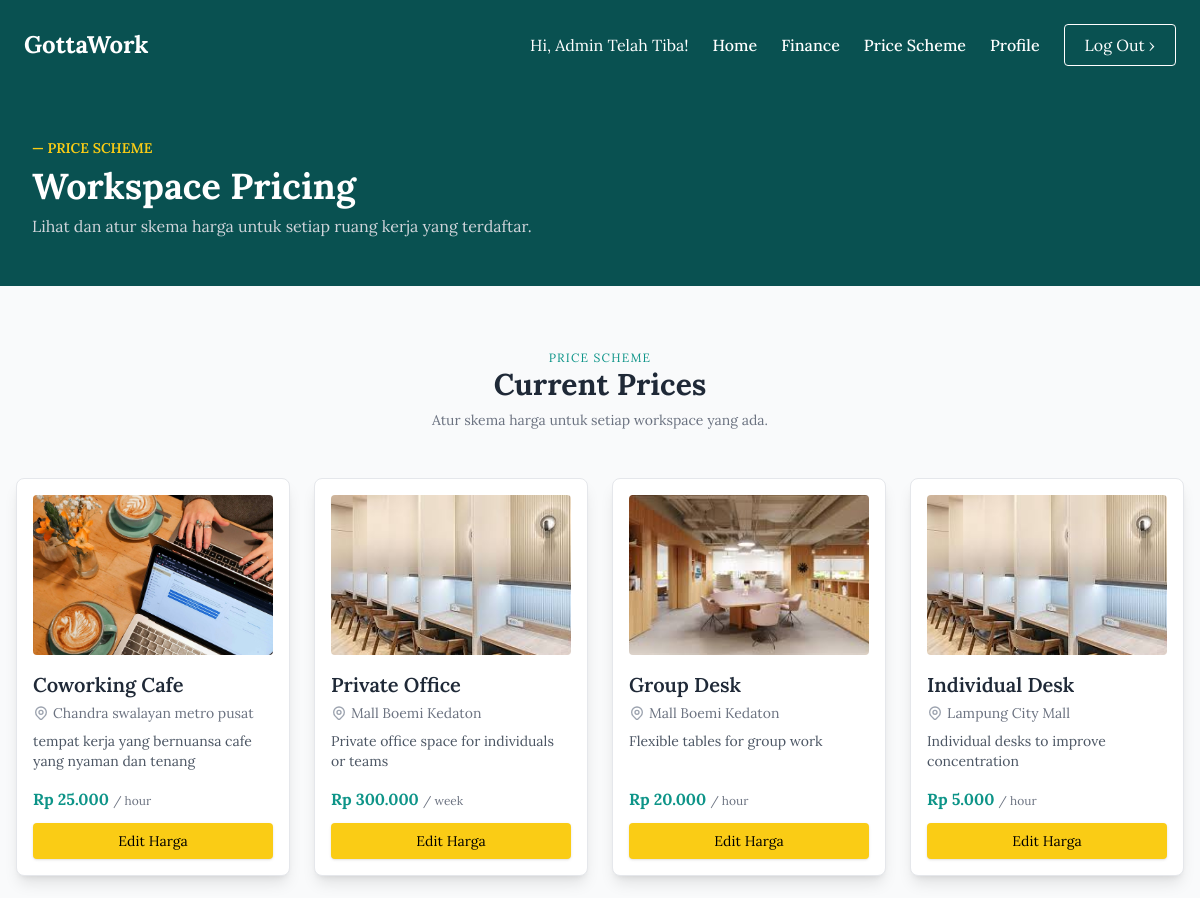
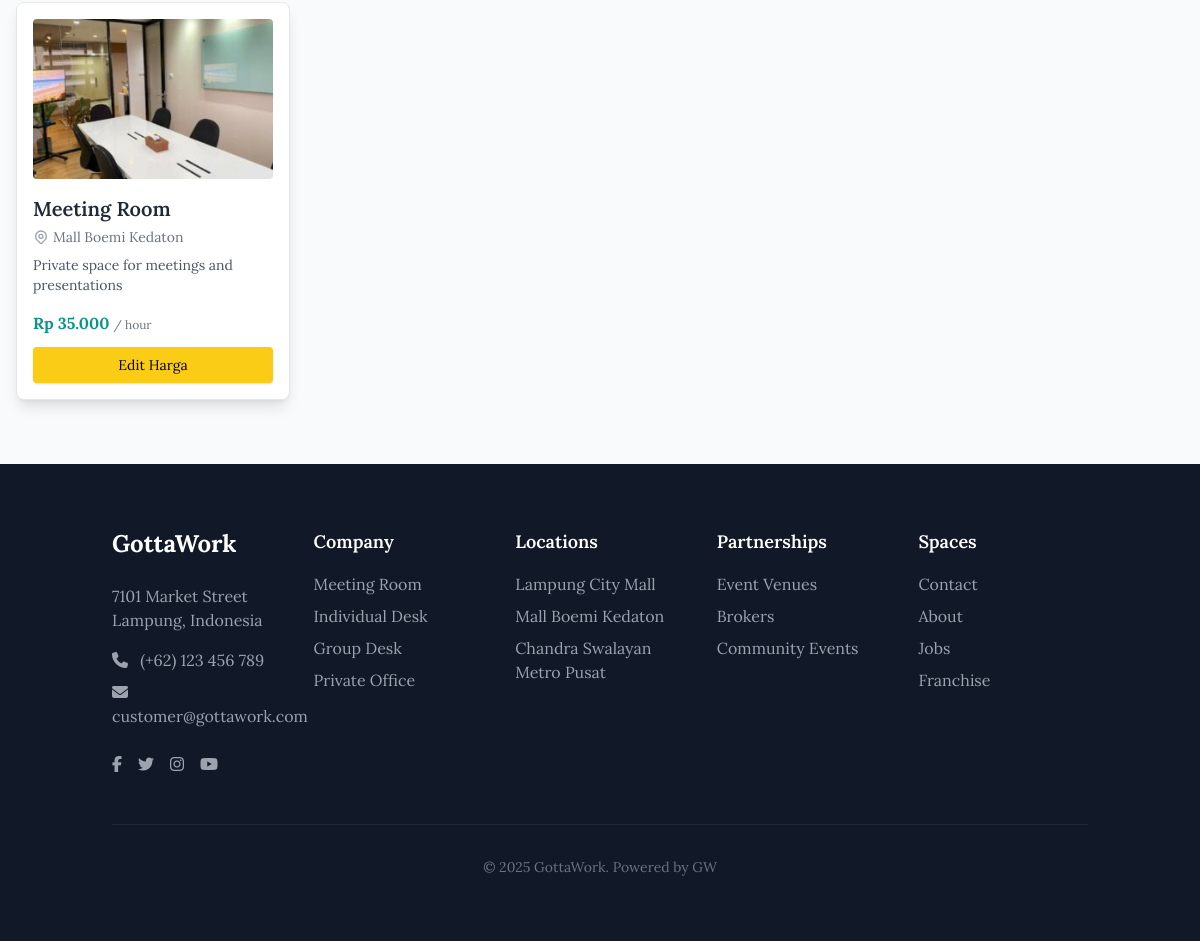
The page /manager/manager_skematarif.php (signed in) on the database its author committed (2 pictures, top to bottom).
### tables this page shows
CREATE TABLE `workspaces` (
  `id` int NOT NULL,
  `name` varchar(100) DEFAULT NULL,
  `description` text,
  `location` varchar(100) DEFAULT NULL,
  `tipe` varchar(50) DEFAULT NULL,
  `kapasitas` int DEFAULT NULL,
  `fasilitas` json DEFAULT NULL,
  `price` int DEFAULT NULL,
  `duration_unit` varchar(10) DEFAULT NULL,
  `image_path` varchar(255) DEFAULT NULL,
  `status` varchar(20) NOT NULL DEFAULT 'Aktif'
);

### manager/manager_skematarif.php (the view, shortened to what this page needs)
<?php
require_once '../db.php';
$workspaces = [];
try {
    $query = "SELECT id, name, description, location, price, duration_unit, image_path FROM workspaces ORDER BY id DESC";
    $stmt = $conn->prepare($query);
    $stmt->execute();
    $workspaces = $stmt->fetchAll(PDO::FETCH_ASSOC);
} catch (PDOException $e) {
    die("Error mengambil data workspace: " . $e->getMessage());
}
?>
<!DOCTYPE html>
<html lang="id">
<head>
  <script src="https://cdn.tailwindcss.com"></script>
</head>
<body class="flex flex-col min-h-screen text-gray-800 bg-gray-50">
<div class="flex-grow">
    <?php
        require_once '../includes/header_manager.php';
    ?>
    <div class="bg-custom-green text-white">
        <section class="max-w-7xl mx-auto px-8 py-12">
            <h4 class="text-yellow-400 font-semibold uppercase text-sm mb-2">— Price Scheme</h4>
            <h1 class="text-4xl font-bold">Workspace Pricing</h1>
            <p class="text-gray-300 mt-2 max-w-2xl">Lihat dan atur skema harga untuk setiap ruang kerja yang terdaftar.</p>
        </section>
    </div>
    <main class="py-16">
      <div class="text-center mb-12">
        <p class="text-teal-600 uppercase text-xs tracking-widest">Price Scheme</p>
        <h2 class="text-3xl font-bold">Current Prices</h2>
        <p class="text-sm text-gray-500 mt-2">Atur skema harga untuk setiap workspace yang ada.</p>
      </div>
      <div class="max-w-7xl mx-auto grid grid-cols-1 md:grid-cols-2 lg:grid-cols-4 gap-6 px-4">
        <?php if (empty($workspaces)): ?>
            <p class="col-span-full text-center text-gray-500">Belum ada workspace yang ditambahkan. Silakan tambah melalui halaman "Manage Workspace".</p>
        <?php else: ?>
            <?php foreach ($workspaces as $space): ?>
              <div class="bg-white border rounded-lg shadow-lg p-4 flex flex-col">
                <img src="../<?= htmlspecialchars($space['image_path']) ?>" alt="<?= htmlspecialchars($space['name']) ?>" class="h-40 w-full object-cover mb-4 rounded">
                <h3 class="text-xl font-semibold mb-1"><?= htmlspecialchars($space['name']) ?></h3>
                <p class="text-sm text-gray-500 mb-2 flex items-center">
                    <?= htmlspecialchars($space['location']) ?>
                </p>
                <p class="text-sm text-gray-600 mb-4 flex-grow"><?= htmlspecialchars($space['description']) ?></p>
                <p class="text-teal-600 font-bold mb-3 price-text">
                  <?= "Rp " . number_format($space['price'], 0, ',', '.') ?>
                  <span class="text-xs text-gray-500 font-normal">/ <?= htmlspecialchars($space['duration_unit']) ?></span>
                </p>
                <button onclick="openModal('<?= $space['id'] ?>', '<?= $space['price'] ?>')"
                  class="bg-yellow-400 text-black px-4 py-2 rounded shadow text-sm w-full hover:bg-yellow-500 transition mt-auto">
                  Edit Harga
                </button>
              </div>
            <?php endforeach; ?>
        <?php endif; ?>
      </div>
    </main>
</div>
<?php require_once '../includes/footer.php'; ?>
</body>
</html>

### manager/manager_skematarif.php (style rules this page uses)
body { font-family: 'Lora', serif; }
.bg-custom-green { background-color: #095151; }

### rows shown on the page
workspaces: image_path (picture), name "Coworking Cafe", location "Chandra swalayan metro pusat", description "tempat kerja yang bernuansa cafe yang nyaman dan tenang", price "25.000", duration_unit "hour"
workspaces: image_path (picture), name "Private Office", location "Mall Boemi Kedaton", description "Private office space for individuals or teams", price "300.000", duration_unit "week"
workspaces: image_path (picture), name "Group Desk", location "Mall Boemi Kedaton", description "Flexible tables for group work", price "20.000", duration_unit "hour"
workspaces: image_path (picture), name "Individual Desk", location "Lampung City Mall", description "Individual desks to improve concentration", price "5.000", duration_unit "hour"
workspaces: image_path (picture), name "Meeting Room", location "Mall Boemi Kedaton", description "Private space for meetings and presentations", price "35.000", duration_unit "hour"

### other values the page prints
$_SESSION['name'] "Admin Telah Tiba"
